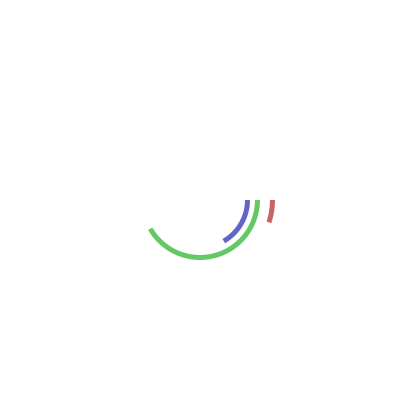
Frame 1 (no input)
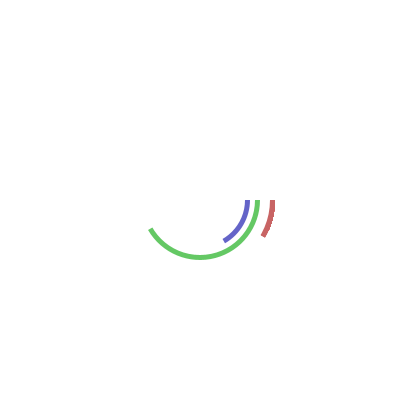
Frame 60 (the mouse pressed at the canvas centre just before this capture)
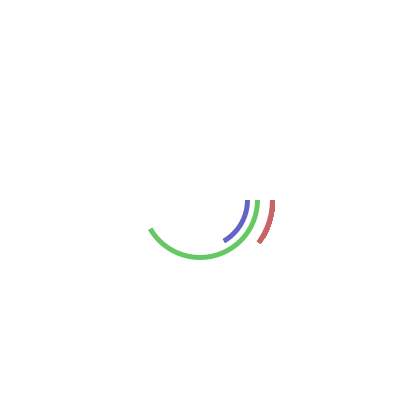
Frame 120 (the mouse held since frame 60 and released just before this capture)

The Processing sketch that drew these frames (run headless with seeded random() and noise(); from frame 60 on, the mouse is pressed at the canvas centre):

// Processing sketch: processing_78737
// ── processing_78737.pde

void setup() {

  size(400, 400);
  smooth();
  background(255);
}//end of setup

void draw() {
  noStroke();

  //seconds arc

  fill(200, 100, 100);
  arc(width/2, height/2, 150, 150, 0, radians(360/60)*second()+radians(6));
  fill(255);
  ellipse(width/2, height/2, 140, 140);

  if (second() == 0){
    ellipse(width/2, height/2, 151, 151);
  };

  //minutes arc

  fill(100, 200, 100);
  arc(width/2, height/2, 120, 120, 0, radians(360/60)*minute());
  fill(255);
  ellipse(width/2, height/2, 110, 110);

  if (minute() == 0){
    ellipse(width/2, height/2, 121, 121);
  };


  //hours arc

  fill(100, 100, 200);
  arc(width/2, height/2, 100, 100, 0, radians(360/24)*hour());
  fill(255);
  ellipse(width/2, height/2, 90, 90);
  
    if (hour() == 0){
    ellipse(width/2, height/2, 101, 101);
  };
}//end of draw
